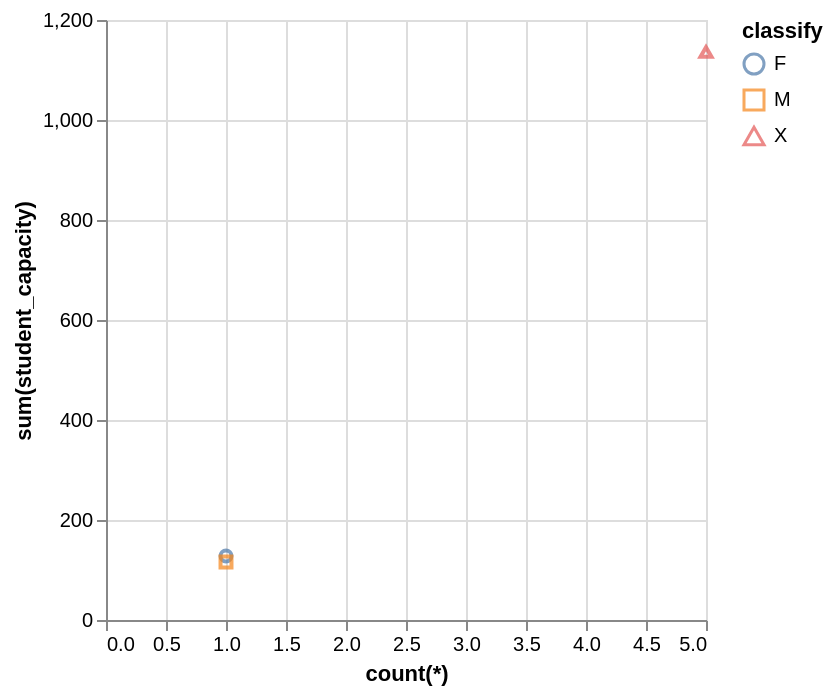

Here is the Vega-Lite specification saved for this chart:
### Vega-Lite specification from a JSON file in a GitHub repository (floating-point values rounded to 4 significant figures)
{"data": {"values": [{"x_data": 1, "y_data": 128, "classify": "F"}, {"x_data": 1, "y_data": 116, "classify": "M"}, {"x_data": 5, "y_data": 1136, "classify": "X"}]}, "mark": "point", "encoding": {"x": {"field": "x_data", "type": "quantitative", "title": "count(*)", "scale": {"zero": "false"}}, "y": {"field": "y_data", "type": "quantitative", "title": "sum(student_capacity)", "scale": {"zero": "false"}}, "color": {"field": "classify", "type": "nominal"}, "shape": {"field": "classify", "type": "nominal"}}}
